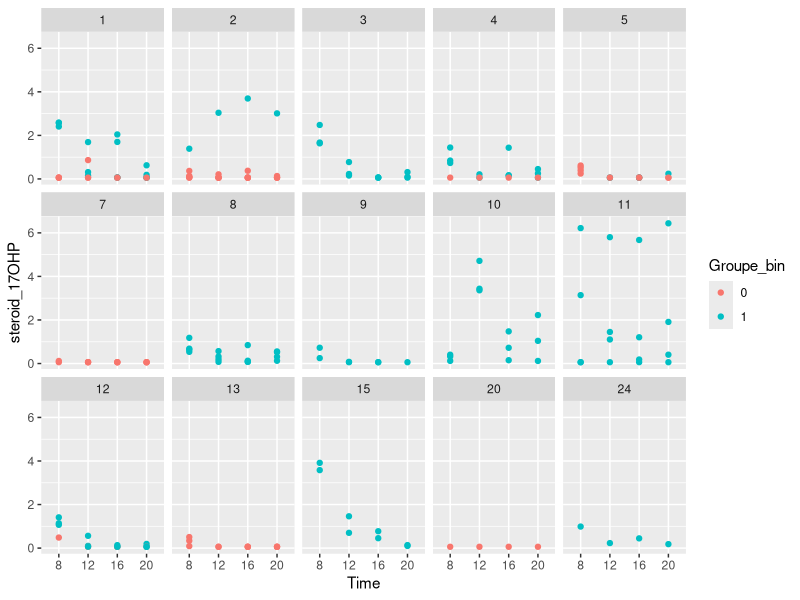
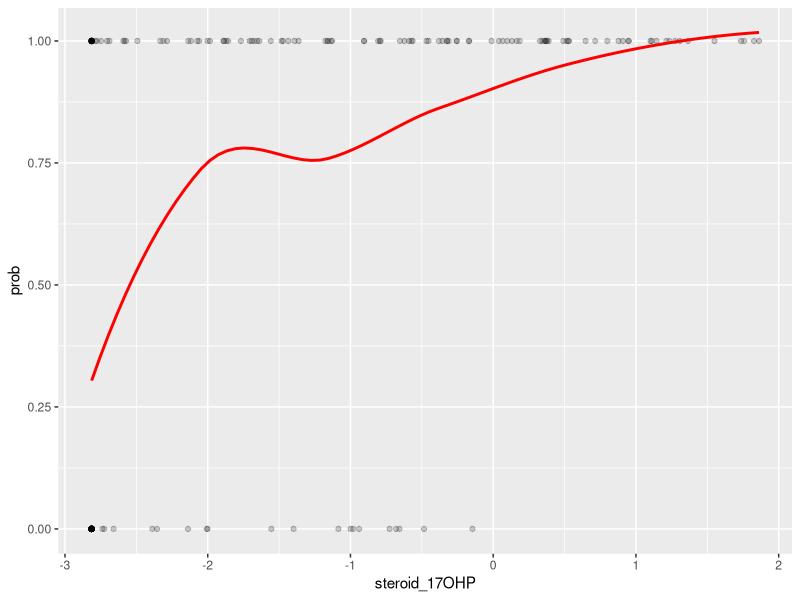
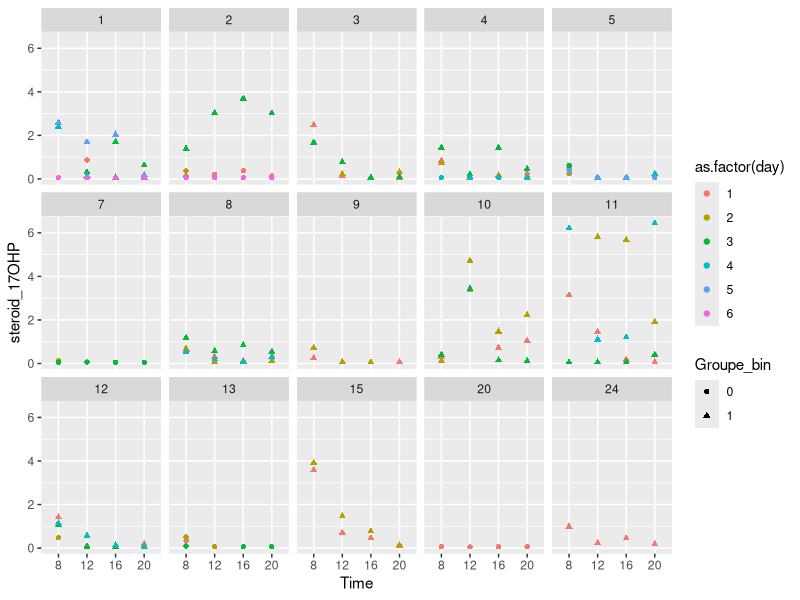
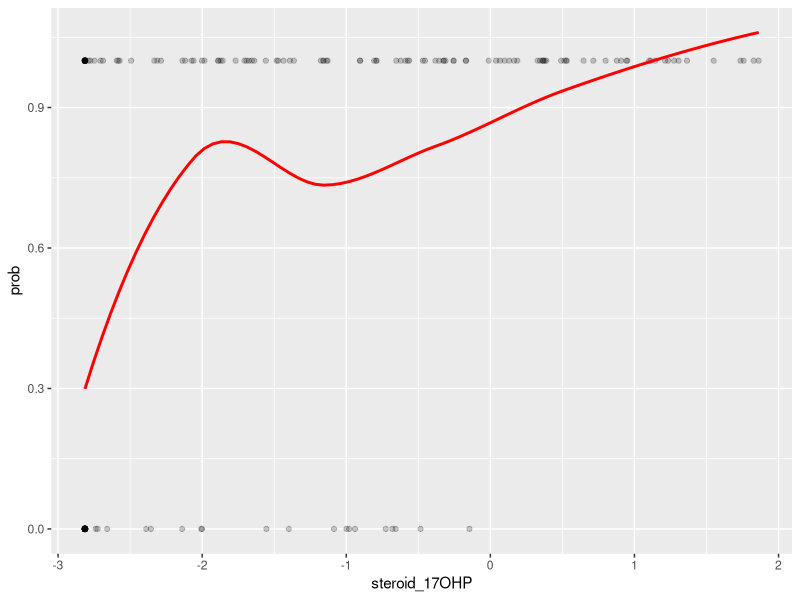
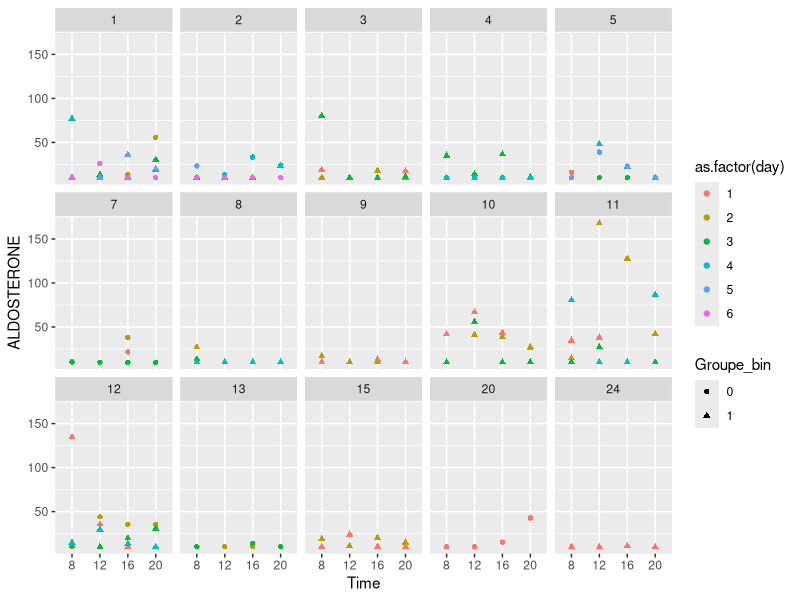

Generate these figures, in order, with R: (Note: this script raises an error after producing the figures.)
## ---- chunk 1
library(lme4)
library(dplyr)
library(readxl)
library(stringr)
library(tidyr)
library(ggplot2)
## ---- chunk 2
df <- read_excel("Data_salive_steroides_cinetique.xlsx")
head(df)
## ---- chunk 3
df_l1 <- df %>%
  pivot_longer(
    cols = c(`8h_17OHP`, `12h_17OHP`, `16h_17OHP`, `20h_17OHP`),
    names_to = "Time",
    values_to = "steroid_17OHP"
  ) %>%
  mutate(
    # Nettoyer l'heure pour avoir un truc propre
    Time = factor(Time,
                  levels = c("8h_17OHP", "12h_17OHP", "16h_17OHP", "20h_17OHP"),
                  labels = c("8", "12", "16", "20")),
    Groupe_bin = ifelse(Groupe == "Gp non contrôlé", 1, 0),
    Groupe_bin = factor(Groupe_bin),
    Gender = factor(Gender),
    `Puberty stage` = factor(`Puberty stage`),
    Patient_number = factor(`Patient number`)
  )
## ---- chunk 4
df_l1 <- df_l1 %>%
  mutate(
    Puberty_stage_simple = case_when(
      `Puberty stage` %in% c(1, 2) ~ "prepubertal",
      TRUE ~ "pubertal"
    ),
    Puberty_stage_simple = factor(Puberty_stage_simple)
  )
## ---- chunk 5
df_d<- df_l1 %>%
  select(Patient_number, Gender, Puberty_stage_simple,
         Time, steroid_17OHP, Groupe_bin)
## ---- chunk 6

ggplot(df_d, aes(x = Time, y =  steroid_17OHP, color=Groupe_bin)) +
  geom_point()+facet_wrap(facets = vars(Patient_number), nrow = 3)
## ---- chunk 7
mod_17ohp <- glmer(
  Groupe_bin ~ log(steroid_17OHP + 1e-6) +
    Time+ Gender  + Puberty_stage_simple+
    (1 | Patient_number),
  data = df_d,
  family = binomial,
  control = glmerControl(optimizer = "bobyqa")
)
summary(mod_17ohp)
## ---- chunk 8
ranef(mod_17ohp)
## ---- chunk 9
df_model <- model.frame(mod_17ohp)# uniquement les lignes complètes

df_model$steroid_17OHP <- model.frame(mod_17ohp)[[ "log(steroid_17OHP + 1e-06)" ]]
df_model$fitted <- fitted(mod_17ohp)
df_model$prob <- fitted(mod_17ohp)

df_model <- df_model[order(df_model$steroid_17OHP), ]
# Plot
library(ggplot2)
ggplot(df_model, aes(x = steroid_17OHP, y = prob)) +
  geom_point(aes(y = as.numeric(Groupe_bin)-1), alpha = 0.2) +
  geom_smooth(method = "loess", se = FALSE, color = "red", span = 0.8)

## ---- chunk 10
m17 <- glmer(
  Groupe_bin ~ steroid_17OHP +
    Gender  + Puberty_stage_simple+
    (1 | Patient_number),
  data = df_d,
  family = binomial,
  control = glmerControl(optimizer = "bobyqa")
)
summary(m17)
## ---- chunk 11
df_used <- model.frame(m17)
m17_refit <- glmer(
  Groupe_bin ~ steroid_17OHP + Gender + Puberty_stage_simple +
    (1 | Patient_number),
  data = df_used,
  family = binomial
)

m_null <- glmer(Groupe_bin ~ 1 + (1 | Patient_number),
                data = df_used,
                family = binomial)

anova(m_null, m17_refit)
## ---- chunk 12
df_l1$day <- as.numeric(sub(".*T", "", df_l1$PATIENT))
df_dd <-df_l1 %>%
  select(Patient_number, Gender, Puberty_stage_simple,
         Time, steroid_17OHP, Groupe_bin,day)
## ---- chunk 13
ggplot(df_dd, aes(x = Time, y =  steroid_17OHP, color=as.factor(day),shape=Groupe_bin)) +
  geom_point()+facet_wrap(facets = vars(Patient_number), nrow = 3)
## ---- chunk 14
m17day <- glmer(
  Groupe_bin ~ log(steroid_17OHP+1e-6)+
  Gender  + Puberty_stage_simple+ (1|Patient_number:day)+(1 | Patient_number),
  data = df_dd,
  family = binomial,
  control = glmerControl(optimizer = "bobyqa")
)
summary(m17day)
## ---- chunk 15
df_model2 <- model.frame(m17day)# uniquement les lignes complètes

df_model2$steroid_17OHP <- model.frame(m17day)[[ "log(steroid_17OHP + 1e-06)" ]]
df_model2$fitted <- fitted(m17day)
df_model2$prob <- fitted(m17day)

df_model2 <- df_model2[order(df_model2$steroid_17OHP), ]
# Plot
library(ggplot2)
ggplot(df_model2, aes(x = steroid_17OHP, y = prob)) +
  geom_point(aes(y = as.numeric(Groupe_bin)-1), alpha = 0.2) +
  geom_smooth(method = "loess", se = FALSE, color = "red", span = 0.8)
## ---- chunk 16
hormones <- df %>%
  select(starts_with("8h_")) %>%
  names() %>%
  gsub("8h_", "", .)
hormones
## ---- chunk 17
df_l <- df %>%
  pivot_longer(
    cols = matches("^(8h|12h|16h|20h)_"),
    names_to = c("Time", "Hormone"),
    names_pattern = "([0-9]+h)_(.*)",
    values_to = "Value"
  ) %>%
  mutate(
    Time = gsub("h", "", Time),
    Time = factor(Time, levels = c("8", "12", "16", "20")),
  )
## ---- chunk 18
df_w <- df_l %>%
  pivot_wider(
    names_from = Hormone,
    values_from = Value
  )
## ---- chunk 19
df_w <- df_w %>%
  mutate(
    Groupe_bin = ifelse(Groupe == "Gp non contrôlé", 1, 0),
    Groupe_bin = factor(Groupe_bin),
  
    Gender = factor(Gender),
    Patient_number = factor(`Patient number`)
  )

df_w <- df_w %>%
  mutate(
    Puberty_stage_simple = case_when(
      `Puberty stage` %in% c(1, 2) ~ "prepubertal",
      TRUE ~ "pubertal"
    ),
    Puberty_stage_simple = factor(Puberty_stage_simple)
  )
df_w$day <- as.numeric(sub(".*T", "", df_w$PATIENT))
df_w<- df_w %>%
  select(-Groupe,-`Puberty stage`,-PATIENT)
## ---- chunk 20
ggplot(df_w, aes(x = Time, y =ALDOSTERONE  , color=as.factor(day),shape=Groupe_bin)) +
  geom_point()+facet_wrap(facets = vars(Patient_number), nrow = 3)
## ---- chunk 21
df_w$Time_num <- as.numeric(as.character(df_w$Time))  # si tes labels sont 12/16/20 etc
df_w$Time_c <- scale(df_w$Time_num, center=TRUE, scale=FALSE)
df_w$form <-as.factor(df_w$Forme)
## ---- chunk 22
library(lmerTest)

m_17op <- lmer(
  log(`17OHP` + 1e-6) ~ Groupe_bin + Time +
    Gender + Puberty_stage_simple +(1|Patient_number)
    ,
  data = df_w
)
summary(m_17op)
anova(m_17op)
## ---- chunk 23
install.packages("tibble")
library(tibble)
re <- ranef(m_17op)$Patient_number %>%
  rownames_to_column("Patient_number") %>%
  rename(b0 = `(Intercept)`)

# 2) grille de prédiction : un point par Time et par patient
grid <- df_w %>%
  distinct(Patient_number, Groupe_bin, Gender, Puberty_stage_simple) %>%
  expand(Patient_number, Time = levels(df_w$Time)) %>%   # si Time est factor
  left_join(df_w %>% distinct(Patient_number, Groupe_bin, Gender, Puberty_stage_simple),
            by = "Patient_number") %>%
  left_join(re, by = "Patient_number")

# 3) prédiction fixe (sans effets aléatoires)
grid$pred_fixed <- predict(m_17op, newdata = grid, re.form = NA)

# 4) ajouter le biais spécifique patient
grid$pred_patient <- grid$pred_fixed + grid$b0

# 5) plot : points + modèle patient (ligne noire)
ggplot(df_w, aes(x = Time, y = log(`17OHP` + 1e-6))) +
  geom_point(aes(color = as.factor(day)), alpha = 0.7) +
  geom_line(data = grid, aes(y = pred_patient, group = Patient_number),
            color = "black", linewidth = 1) +
  facet_wrap(~ Patient_number, nrow = 3) +
  theme_bw()
## ---- chunk 24
df_used <- model.frame(m_17op)
df_used$pred <- predict(m_17op)
df_used$resid <- residuals(m_17op)

ggplot(df_used, aes(x = Time, y = pred, color = as.factor(Groupe_bin))) +
  geom_point(alpha = 0.3) +
  geom_smooth(se = TRUE, method = "loess") +
  labs(
    y = "log( 11 CETOTESTO ) prédit",
    color = "Groupe"
  )
## ---- chunk 25
resi <- resid(m_17op)
qqnorm(resi)
qqline(resi, col = "red")
## ---- chunk 26
M0 <- lmer(
  log(`17OHP` + 1e-6) ~ Time_c + Gender + Puberty_stage_simple +
    (1 | Patient_number),
  data = df_w,
  REML = FALSE
)

M1 <- lmer(
  log(`17OHP` + 1e-6) ~ Time_c + Groupe_bin + Gender + Puberty_stage_simple +
    (1 | Patient_number),
  data = df_w,
  REML = FALSE
)
anova(M0, M1)
## ---- chunk 27
m_ald <- lmer(
  log(`ALDOSTERONE` + 1e-6) ~ Time_c + Groupe_bin +
    Gender + Puberty_stage_simple +
    (1 | Patient_number),
  data = df_w
)
summary(m_ald)
## ---- chunk 28
M0 <- lmer(
  log(`ALDOSTERONE` + 1e-6) ~ Time_c + Gender + Puberty_stage_simple +
    (1 | Patient_number),
  data = df_w,
  REML = FALSE
)

M1 <- lmer(
  log(`ALDOSTERONE` + 1e-6) ~ Time_c + Groupe_bin + Gender + Puberty_stage_simple +
    (1 | Patient_number),
  data = df_w,
  REML = FALSE
)
anova(M0, M1)
resi_ald <- resid(m_ald)
qqnorm(resi_ald)
qqline(resi_ald, col = "red")
## ---- chunk 29
analyze_hormone_lmm <- function(hormone,
                                data,
                                time_var = "Time_c",
                                group_var = "Groupe_bin",
                                gender_var = "Gender",
                                puberty_var = "Puberty_stage_simple",
                                patient_var = "Patient_number",
                                eps = 1e-6,
                                plot_qq = TRUE) {

  # 1) Construire la formule proprement
  y <- paste0("log(`", hormone, "` + ", eps, ")")

  fixed_full <- paste(time_var, group_var, gender_var, puberty_var, sep = " + ")
  fixed_null <- paste(time_var, gender_var, puberty_var, sep = " + ")

  rand <- paste0("(1 | ", patient_var, ")")

  formula_full <- as.formula(paste(y, "~", fixed_full, "+", rand))
  formula_null <- as.formula(paste(y, "~", fixed_null, "+", rand))

  # 2) Fit des modèles
  m_full_reml <- lmer(formula_full, data = data, REML = TRUE)

  m0 <- lmer(formula_null, data = data, REML = FALSE)
  m1 <- lmer(formula_full, data = data, REML = FALSE)

  # 3) LRT
  lrt <- anova(m0, m1)

  # 4) Résidus
  res <- resid(m_full_reml)

  # 5) QQ-plot
  if (plot_qq) {
    qqnorm(res, main = paste("QQ-plot résidus :", hormone))
    qqline(res, col = "red")
  }

  # 6) Résumé clair à retourner
  list(
    hormone = hormone,
    model_REML = summary(m_full_reml),
    LRT = lrt,
    coef_group = summary(m_full_reml)$coefficients[group_var, ],
    residuals = res
  )
}

## ---- chunk 30
res_andro <- analyze_hormone_lmm("ANDROSTENEDIONE", df_w)
## ---- chunk 31
df_wide_std <- df_w %>%
  mutate(across(all_of(hormones), scale))
fit_one <- function(h) {
  # Backticks pour noms avec espaces
  h_clean <- paste0("`", h, "`")
  
  # Construire la formule
  form <- as.formula(
    paste0("Groupe_bin ~ Time + ", h_clean,
           " + Gender + Puberty_stage_simple + (1 | Patient_number)")
  )
  
  # Fit
  m <- glmer(form, data = df_wide_std, family = binomial)
  
  coefs <- summary(m)$coefficients
  
  # Le nom réel dans la matrice des coefficients
  # est exactement h_clean (donc avec backticks)
  rowname <- h_clean
  
  # Si la variable n’a pas été incluse, retourner NA
  if (!rowname %in% rownames(coefs)) {
    return(c(hormone = h, beta = NA, p = NA))
  }
  
  s <- coefs[rowname, ]
  
  c(hormone = h,
    beta = s["Estimate"],
    p = s["Pr(>|z|)"])
}


res_uni <- do.call(rbind, lapply(hormones, fit_one))
res_uni <- as.data.frame(res_uni)
res_uni$p <- as.numeric(res_uni$p)
res_uni[order(res_uni$p), ]
